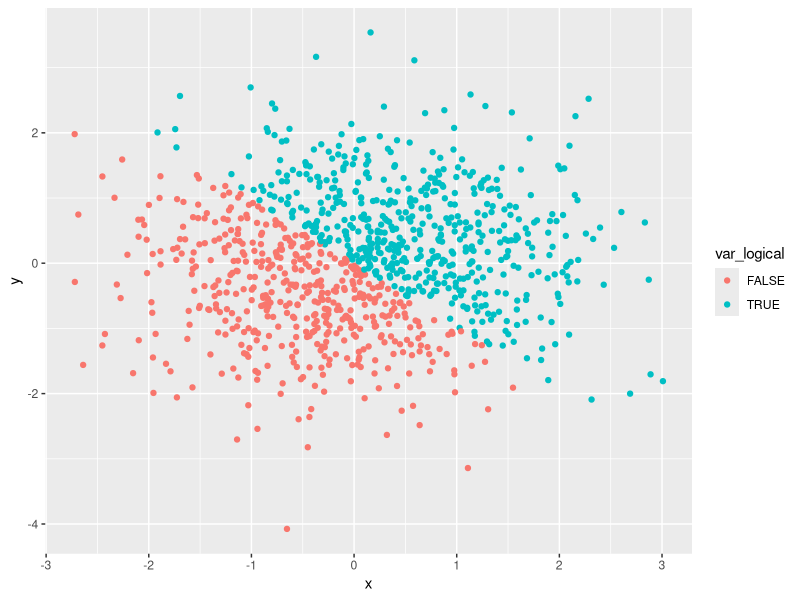
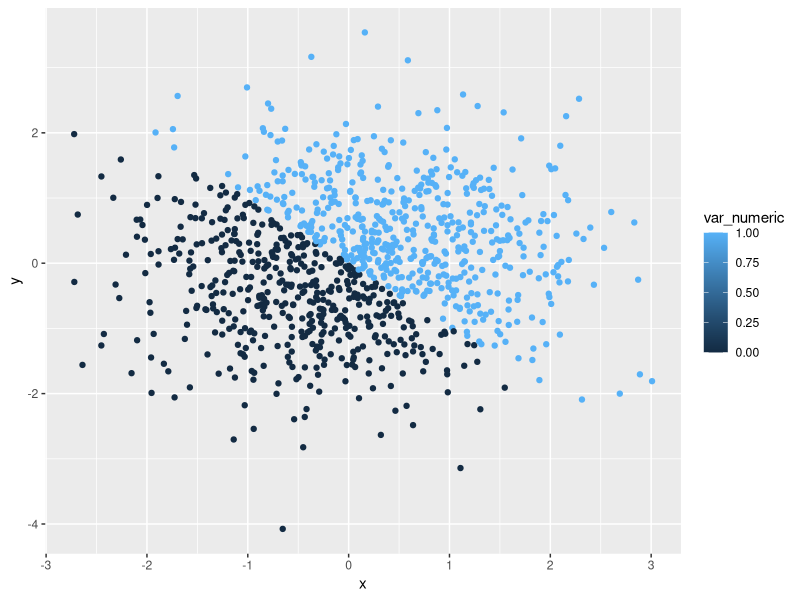
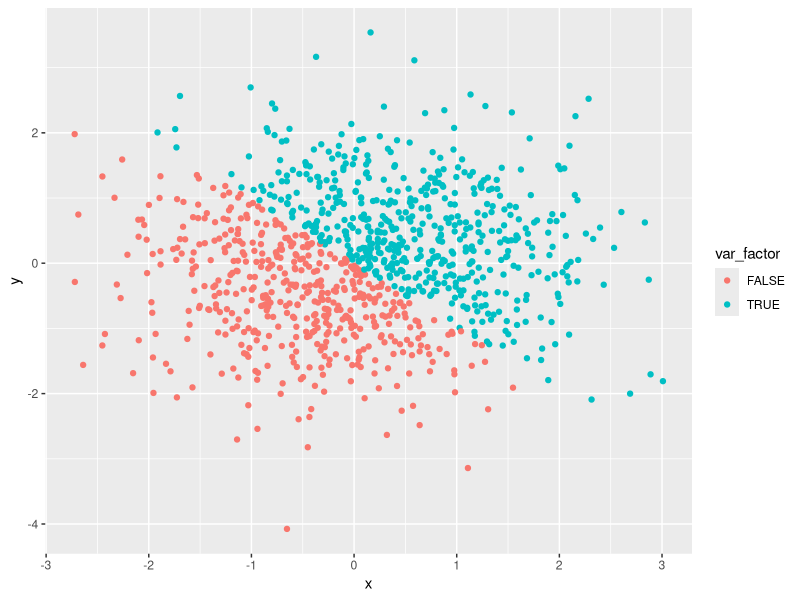
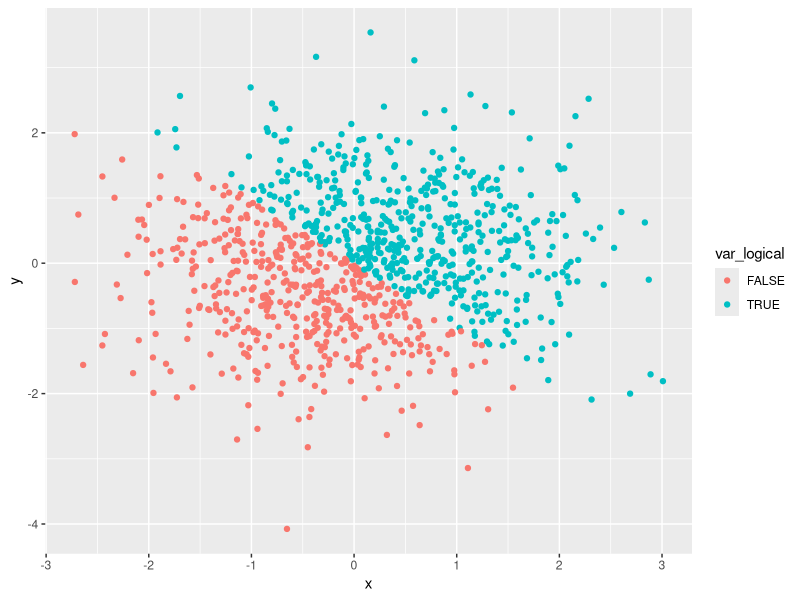

The R script that drew these images, in order:
## ---- chunk 1
library(tidyverse)
## ---- chunk 2
# Creating A Data Frame
set.seed (1) 
type_numeric = runif(10, 0, 5)
type_logical = type_numeric > 2
type_charac = c ("a", "b", "c", "d", "e", "f", "g", "h", "i", "j")
type_factor = factor(c("North", "East", "South", "West", "North", "East", "South", "West", "North", "East"))
tibble(type_numeric, type_logical, type_charac, type_factor)
## ---- chunk 3
mean(type_numeric)
mean(type_logical)
mean(type_charac)
mean(type_factor)
## ---- chunk 4
# This is to convert character variable from character to factor to numeric
as.numeric(as.factor(type_charac))
# This is to convert factor varible from factor to character to numeric
as.numeric(as.character(type_factor))
# The results shows that first conversion is successful and the second conversion is not successful 
## ---- chunk 5
# Creating A Data Frame
set.seed(2)
x = rnorm(1000, 0, 1)
y = rnorm(1000, 0, 1)
var_logical = x + y > 0
var_numeric = as.numeric(var_logical)
var_factor = as.factor(var_logical)
data_table2=tibble(x, y, var_logical, var_numeric, var_factor)
data_table2
## ---- chunk 6
ggplot(data_table2, aes(x = x, y = y, color = var_logical)) + geom_point() 
ggsave("data_table2_plot.pdf")
ggplot(data_table2, aes(x = x, y = y, color = var_numeric)) + geom_point()
ggplot(data_table2, aes(x = x, y = y, color = var_factor)) + geom_point()
